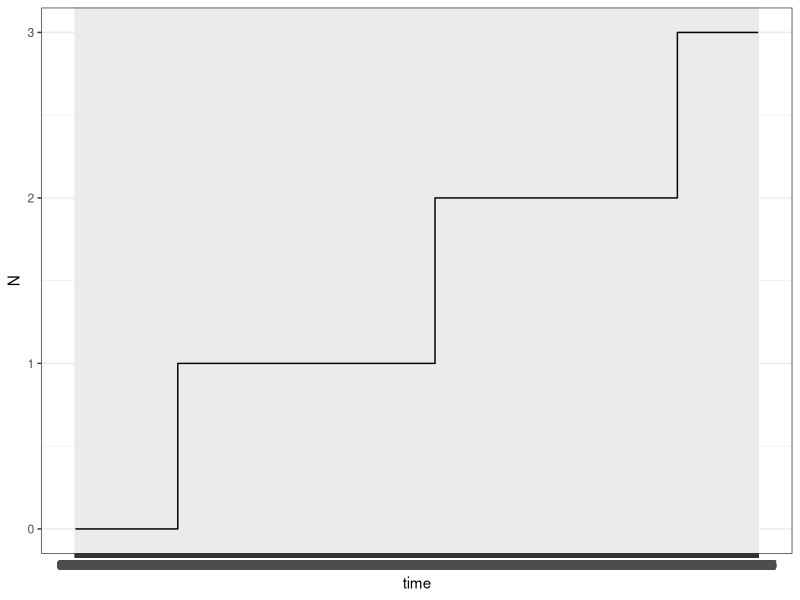
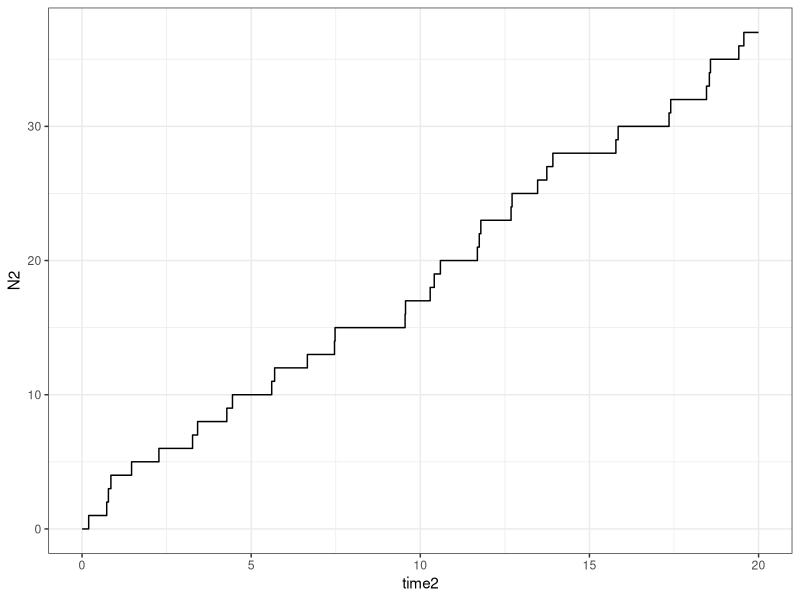

Here is the R script that generated these plots, in order:
## ---- chunk 1
#first we need to make a function of Poisson Process @-@
Poisson_Process<-function(n,lamda,t)
{
  data<-numeric(n*t)
  for(i in 1:(n*t))
  {
    data[i]<-rbinom(1,1,lamda/n)
  }
  return(data)
}
## ---- chunk 2
#So the random process path with lamda=2 over interval [0,1] is
x<-Poisson_Process(10000,2,1)
#the first 500 elements of the process path is as following
x[1:500]
## ---- chunk 3
library(ggplot2)
time<-seq(1/10000,1,1/10000)
N<-numeric(10000)
for(i in 1:10000)
{
  N[i]<-sum(x[1:i])
}
ggplot()+
  geom_step(aes(x=time, y=N))+
  scale_x_continuous(breaks=time)+
  theme_bw()
## ---- chunk 4
#for example, another random process with lamda=2 over the interval [0,20] @-@
y<-Poisson_Process(1000,2,20)
time2<-seq(1/1000,20,1/1000)
N2<-numeric(20000)
for(i in 1:20000)
{
  N2[i]<-sum(y[1:i])
}
ggplot()+
  geom_step(aes(x=time2, y=N2))+
  theme_bw()
